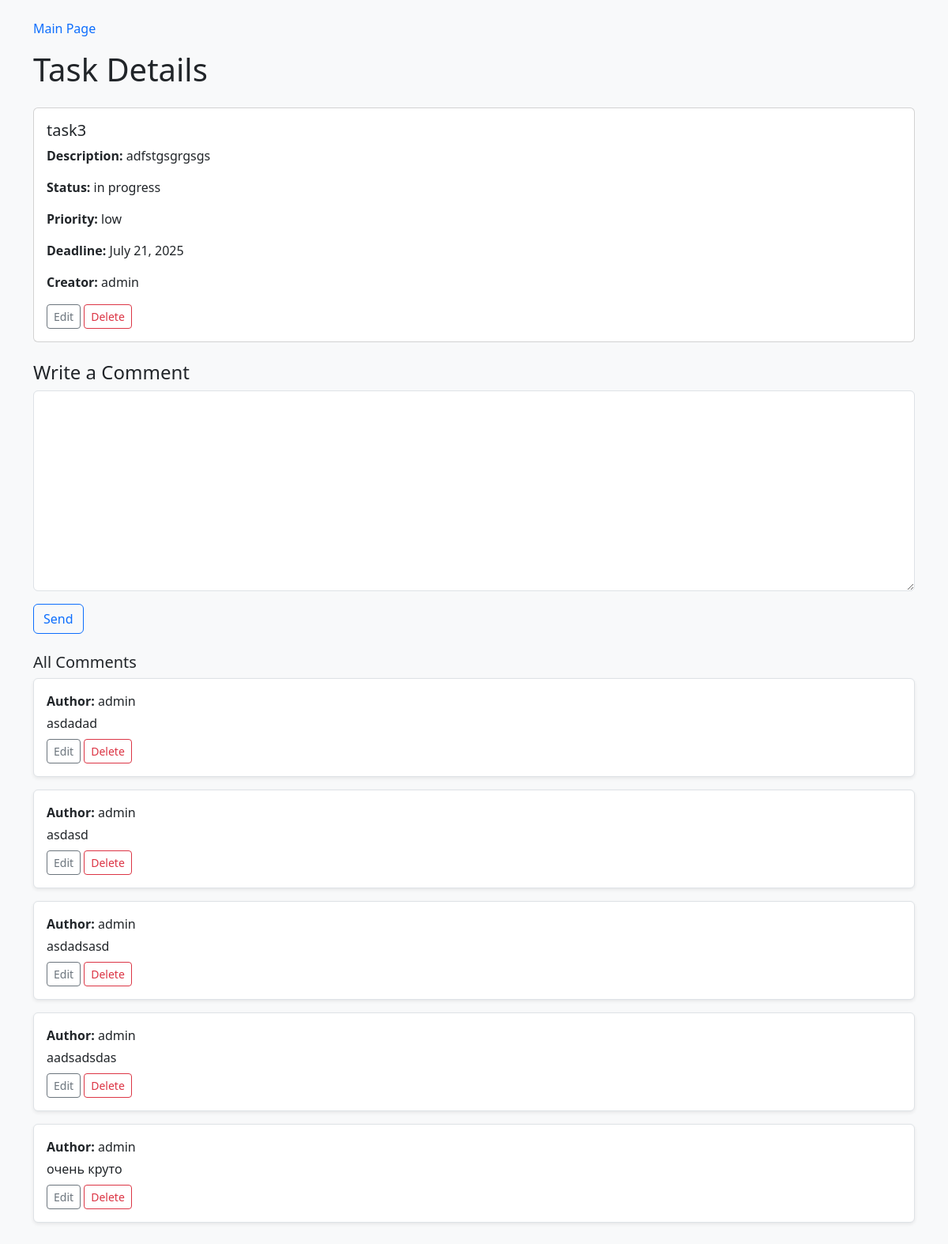
Page /3 on the committed database.
### TasksApp/models.py (models this page shows, shortened)
class Task(models.Model):
    priority_choices = [('low','Low'),('medium','Medium'),('high','High')]
    status_choices = [('todo','To do'),('in_progress','In progress'),('done','Completed')]
    title = models.CharField(max_length=100)
    description = models.TextField()
    status = models.CharField(max_length=50,choices=status_choices)
    priority = models.CharField(max_length=50,choices=priority_choices)
    deadline = models.DateField(null=True,blank=True)
    creator = models.ForeignKey(User,on_delete=models.CASCADE)

class Comment(models.Model):
    task = models.ForeignKey(Task,on_delete=models.CASCADE,related_name='comments')
    creator = models.ForeignKey(User,on_delete=models.CASCADE)
    content = models.TextField()
    created_at = models.DateTimeField(auto_now_add=True)

### TasksApp/views.py (the view, shortened to what this page needs)
# urls.py: path('<int:pk>',views.TaskDetailViews.as_view(),name='TaskDetail'),
class TaskDetailViews(DetailView):
    model = Task
    template_name = 'TaskDetail.html'
    context_object_name = 'task_info'
    def get_context_data(self, **kwargs):
        context = super().get_context_data(**kwargs)
        context['form'] = CommentForm()
        return context

### TasksApp/forms.py
class CommentForm(forms.ModelForm):
  class Meta:
    model = Comment
    fields = ['content']
  def __init__(self, *args, **kwargs):
        super(CommentForm, self).__init__(*args, **kwargs)
        self.fields["content"].widget.attrs.update({"class": "form-control"})

### templates/TaskDetail.html (shortened to what this page needs)
<!DOCTYPE html>
<html lang="en">
<head>
    <link href="https://cdn.jsdelivr.net/npm/bootstrap@5.3.7/dist/css/bootstrap.min.css" rel="stylesheet">
</head>
<body class="bg-light text-dark py-4">
    <div class="container">
        <nav class="mb-3">
            <a href="{% url 'TaskList' %}" class="text-decoration-none text-primary">Main Page</a>
        </nav>
        <h1 class="mb-4">Task Details</h1>
        <div class="card mb-4">
            <div class="card-body">
                <h5 class="card-title">{{ task_info.title }}</h5>
                <p class="card-text"><strong>Description:</strong> {{ task_info.description }}</p>
                <p class="card-text"><strong>Status:</strong> {{ task_info.status }}</p>
                <p class="card-text"><strong>Priority:</strong> {{ task_info.priority }}</p>
                <p class="card-text"><strong>Deadline:</strong> {{ task_info.deadline }}</p>
                <p class="card-text"><strong>Creator:</strong> {{ task_info.creator }}</p>
                <a href="{% url 'TaskEdit' task_info.id %}" class="btn btn-outline-secondary btn-sm">Edit</a>
                <a href="{% url 'TaskDelete' task_info.id %}" class="btn btn-outline-danger btn-sm">Delete</a>
            </div>
        </div>
        <h4>Write a Comment</h4>
        <form method="post" action="{% url 'TaskDetail' task_info.pk %}" class="mb-4">
            <div class="mb-3">
                {{ form.content }}
            </div>
            <button type="submit" class="btn btn-outline-primary">Send</button>
        </form>
        <h5>All Comments</h5>
        {% for comment in task_info.comments.all %}
            <div class="border rounded p-3 mb-3 bg-white shadow-sm">
                <p class="mb-1"><strong>Author:</strong> {{ comment.creator }}</p>
                <p class="mb-2">{{ comment.content }}</p>
                <a href="#" class="btn btn-sm btn-outline-secondary">Edit</a>
                <a href="{% url 'CommentDelete' comment.pk %}" class="btn btn-sm btn-outline-danger">Delete</a>
            </div>
        {% empty %}
            <p>No comments yet.</p>
        {% endfor %}
    </div>
</body>
</html>

### rows in the picture
Task: title "task3", description "adfstgsgrgsgs", status "in progress", priority "low", deadline "July 21, 2025", creator "admin"
Comment: creator "admin", content "asdadad"
Comment: creator "admin", content "asdasd"
Comment: creator "admin", content "asdadsasd"
Comment: creator "admin", content "aadsadsdas"
Comment: creator "admin", content "очень круто"
